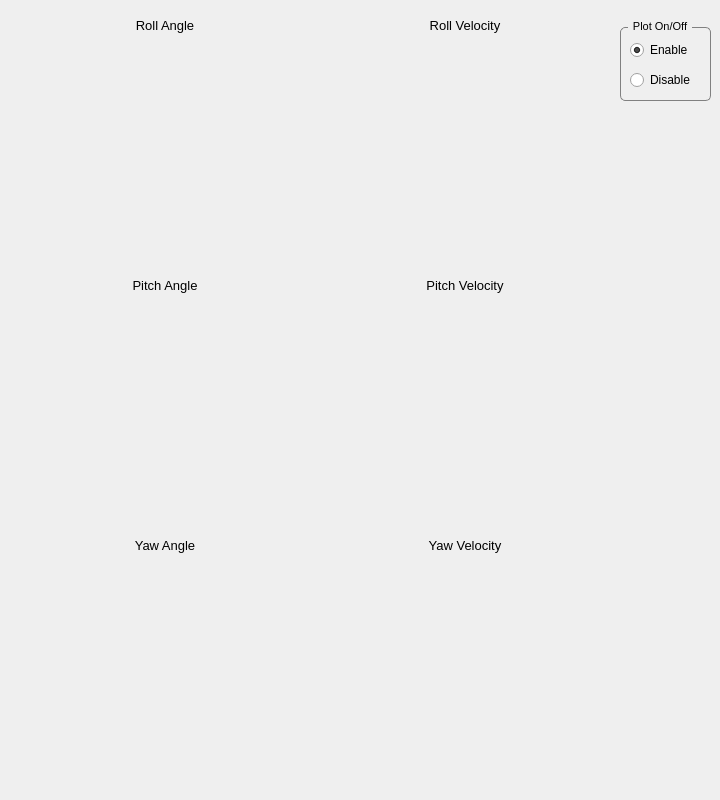
   <widget class="QWidget" name="IMU">
    <attribute name="title">
     <string>IMU Graph</string>
    </attribute>
    <widget class="QCustomPlot" name="plot_PitchAngle" native="true">
     <property name="geometry">
      <rect>
       <x>20</x>
       <y>280</y>
       <width>290</width>
       <height>251</height>
      </rect>
     </property>
     <widget class="QLabel" name="label_25">
      <property name="geometry">
       <rect>
        <x>95</x>
        <y>-5</y>
        <width>100</width>
        <height>21</height>
       </rect>
      </property>
      <property name="font">
       <font>
        <pointsize>10</pointsize>
        <weight>50</weight>
        <bold>false</bold>
       </font>
      </property>
      <property name="text">
       <string>Pitch Angle</string>
      </property>
      <property name="alignment">
       <set>Qt::AlignCenter</set>
      </property>
     </widget>
    </widget>
    <widget class="QCustomPlot" name="plot_RollAngle" native="true">
     <property name="geometry">
      <rect>
       <x>20</x>
       <y>20</y>
       <width>290</width>
       <height>251</height>
      </rect>
     </property>
     <widget class="QLabel" name="label_26">
      <property name="geometry">
       <rect>
        <x>95</x>
        <y>-5</y>
        <width>100</width>
        <height>21</height>
       </rect>
      </property>
      <property name="font">
       <font>
        <pointsize>10</pointsize>
        <weight>50</weight>
        <bold>false</bold>
       </font>
      </property>
      <property name="text">
       <string>Roll Angle</string>
      </property>
      <property name="alignment">
       <set>Qt::AlignCenter</set>
      </property>
     </widget>
    </widget>
    <widget class="QCustomPlot" name="plot_YawAngle" native="true">
     <property name="geometry">
      <rect>
       <x>20</x>
       <y>540</y>
       <width>290</width>
       <height>251</height>
      </rect>
     </property>
     <widget class="QLabel" name="label_27">
      <property name="geometry">
       <rect>
        <x>95</x>
        <y>-5</y>
        <width>100</width>
        <height>21</height>
       </rect>
      </property>
      <property name="font">
       <font>
        <pointsize>10</pointsize>
        <weight>50</weight>
        <bold>false</bold>
       </font>
      </property>
      <property name="text">
       <string>Yaw Angle</string>
      </property>
      <property name="alignment">
       <set>Qt::AlignCenter</set>
      </property>
     </widget>
    </widget>
    <widget class="QCustomPlot" name="plot_YawVel" native="true">
     <property name="geometry">
      <rect>
       <x>320</x>
       <y>540</y>
       <width>290</width>
       <height>251</height>
      </rect>
     </property>
     <widget class="QLabel" name="label_28">
      <property name="geometry">
       <rect>
        <x>95</x>
        <y>-5</y>
        <width>100</width>
        <height>21</height>
       </rect>
      </property>
      <property name="font">
       <font>
        <pointsize>10</pointsize>
        <weight>50</weight>
        <bold>false</bold>
       </font>
      </property>
      <property name="text">
       <string>Yaw Velocity</string>
      </property>
      <property name="alignment">
       <set>Qt::AlignCenter</set>
      </property>
     </widget>
    </widget>
    <widget class="QGroupBox" name="groupBox_24">
     <property name="geometry">
      <rect>
       <x>620</x>
       <y>20</y>
       <width>91</width>
       <height>81</height>
      </rect>
     </property>
     <property name="font">
      <font>
       <pointsize>8</pointsize>
       <weight>50</weight>
       <bold>false</bold>
      </font>
     </property>
     <property name="styleSheet">
      <string notr="true">QGroupBox {
    border: 1px solid gray;
    border-radius: 5px;
    margin-top: 7px;
}

QGroupBox::title {
    subcontrol-origin: margin;
    left: 8px;
    padding: 0 3px 0 3px;
}

</string>
     </property>
     <property name="title">
      <string>Plot On/Off</string>
     </property>
     <widget class="QRadioButton" name="radioButton_plot_ON_3">
      <property name="geometry">
       <rect>
        <x>10</x>
        <y>20</y>
        <width>100</width>
        <height>20</height>
       </rect>
      </property>
      <property name="text">
       <string>Enable</string>
      </property>
      <property name="checked">
       <bool>true</bool>
      </property>
     </widget>
     <widget class="QRadioButton" name="radioButton_plot_OFF_3">
      <property name="geometry">
       <rect>
        <x>10</x>
        <y>50</y>
        <width>100</width>
        <height>20</height>
       </rect>
      </property>
      <property name="text">
       <string>Disable</string>
      </property>
     </widget>
    </widget>
    <widget class="QCustomPlot" name="plot_PitchVel" native="true">
     <property name="geometry">
      <rect>
       <x>320</x>
       <y>280</y>
       <width>290</width>
       <height>251</height>
      </rect>
     </property>
     <widget class="QLabel" name="label_71">
      <property name="geometry">
       <rect>
        <x>95</x>
        <y>-5</y>
        <width>100</width>
        <height>21</height>
       </rect>
      </property>
      <property name="font">
       <font>
        <pointsize>10</pointsize>
        <weight>50</weight>
        <bold>false</bold>
       </font>
      </property>
      <property name="text">
       <string>Pitch Velocity</string>
      </property>
      <property name="alignment">
       <set>Qt::AlignCenter</set>
      </property>
     </widget>
    </widget>
    <widget class="QCustomPlot" name="plot_RollVel" native="true">
     <property name="geometry">
      <rect>
       <x>320</x>
       <y>20</y>
       <width>290</width>
       <height>251</height>
      </rect>
     </property>
     <widget class="QLabel" name="label_72">
      <property name="geometry">
       <rect>
        <x>95</x>
        <y>-5</y>
        <width>100</width>
        <height>21</height>
       </rect>
      </property>
      <property name="font">
       <font>
        <pointsize>10</pointsize>
        <weight>50</weight>
        <bold>false</bold>
       </font>
      </property>
      <property name="text">
       <string>Roll Velocity</string>
      </property>
      <property name="alignment">
       <set>Qt::AlignCenter</set>
      </property>
     </widget>
    </widget>
   </widget>
